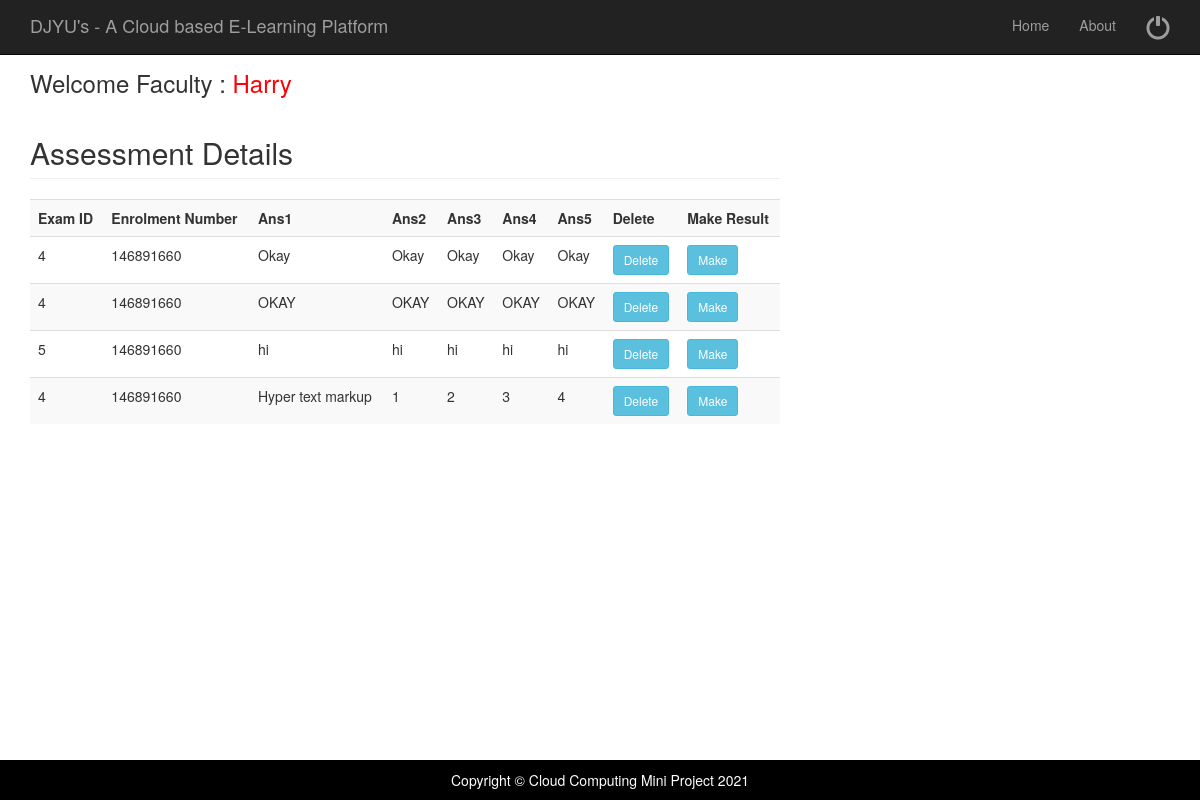
The page /examDetails.php (signed in) on the database its author committed.
### tables this page shows
CREATE TABLE `examans` (
  `EAnsID` int(50) NOT NULL,
  `ExamID` int(10) NOT NULL,
  `Senrl` varchar(50) NOT NULL,
  `Sname` varchar(50) NOT NULL,
  `Ans1` mediumtext NOT NULL,
  `Ans2` mediumtext NOT NULL,
  `Ans3` mediumtext NOT NULL,
  `Ans4` mediumtext NOT NULL,
  `Ans5` mediumtext NOT NULL
);

### examDetails.php (the view, shortened to what this page needs)
<?php
$fname = $_SESSION[ "fname" ];
?>
<?php include('fhead.php');  ?>
<div class="container">
	<div class="row">
		<div class="col-md-8">
			<h3> Welcome Faculty : <a href="welcomefaculty.php" ><span style="color:#FF0004"> <?php echo $fname; ?></span></a> </h3>
			<?php
				include('database.php');
				$sql="SELECT * FROM examans";
				$rs=mysqli_query($connect,$sql);
				echo "<h2 class='page-header'>Assessment Details</h2>";
				echo "<table class='table table-striped' style='width:100%'>
				<tr>
					<th>Exam ID</th>
					<th>Enrolment Number</th>
					<th>Ans1</th>
					<th>Ans2</th>
					<th>Ans3</th>
					<th>Ans4</th>
					<th>Ans5</th>
					<th>Delete</th>
					<th>Make Result</th>
				</tr>";
				while($row=mysqli_fetch_array($rs))
				{
				?>
			<tr>
				<td>
					<?PHP echo $row['ExamID'];?>
				</td>
				<td>
					<?PHP echo $row['Senrl'];?>
				</td>
				<td>
					<?PHP echo $row['Ans1'];?>
				</td>
				<td>
					<?PHP echo $row['Ans2'];?>
				</td>
				<td>
					<?PHP echo $row['Ans3'];?>
				</td>
				<td>
					<?PHP echo $row['Ans4'];?>
				</td>
				<td>
					<?PHP echo $row['Ans5'];?>
				</td>
				<td><a href="examDetails.php?deleteid=<?php echo $row['ExamID']; ?>"> <input type="button" Value="Delete"  class="btn btn-info btn-sm"  data-toggle="modal" data-target="#myModal"></a>
				</td>
				<td><a href="makeresult.php?makeid=<?php echo $row['ExamID']; ?>"> <input type="button" Value="Make"  class="btn btn-info btn-sm"  data-toggle="modal" data-target="#myModal"></a>
				</td>
			</tr>
			<?php
			}
			?>
			</table>
		</div>
	</div>
	<?php include('allfoot.php');  ?>

### css/modern-business.css (style rules this page uses)
html, body { height: 100%; }
body { padding-top: 50px; }

### rows shown on the page
examans: ExamID "4", Senrl "146891660", Ans1 "Okay", Ans2 "Okay", Ans3 "Okay", Ans4 "Okay", Ans5 "Okay"
examans: ExamID "4", Senrl "146891660", Ans1 "OKAY", Ans2 "OKAY", Ans3 "OKAY", Ans4 "OKAY", Ans5 "OKAY"
examans: ExamID "5", Senrl "146891660", Ans1 "hi", Ans2 "hi", Ans3 "hi", Ans4 "hi", Ans5 "hi"
examans: ExamID "4", Senrl "146891660", Ans1 "Hyper text markup", Ans2 "1", Ans3 "2", Ans4 "3", Ans5 "4"

### other values the page prints
$fname "Harry"
